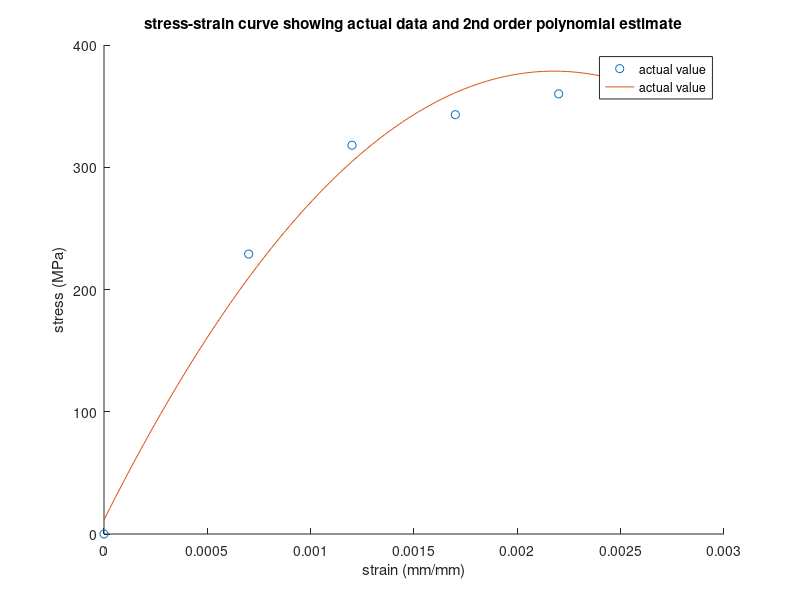

Write the MATLAB code that produced this figure.
stress = [0,229,318,343,360,373];
strain = [0,0.0007,0.0012,0.0017,0.0022,0.0027];

a = flip(polyfit(strain,stress,2));

x = linspace(min(strain),max(strain));
y = a(1) + a(2)*x + a(3)*x.^2;
hold on
plot(strain,stress,'o','DisplayName','actual value')
plot(x,y,'DisplayName','actual value')
hold off
legend show
xlabel("strain (mm/mm)")
ylabel("stress (MPa)")
title("stress-strain curve showing actual data and 2nd order polynomial estimate")